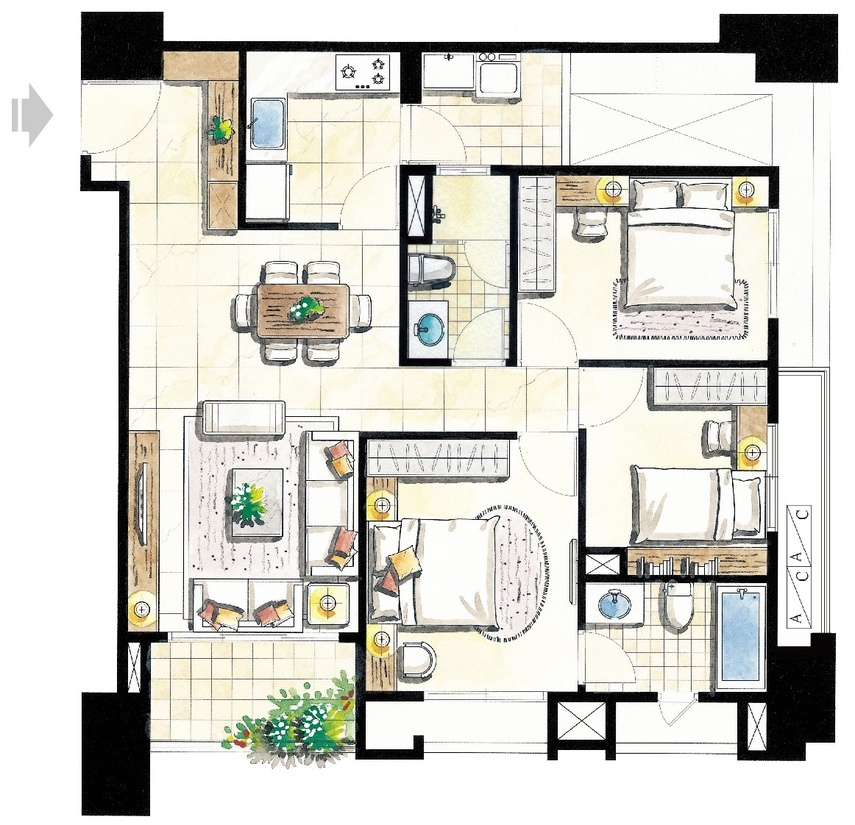
#> input picture images/FloorPlan (2).jpg, 855 x 825 px, shrunk from 1162 x 1122 before the run
$ python overlap.py
#> lines starting #> are read from the running program, lines starting #| are printed output that depends on the picture
### draw/draw_item.py
from typing import Optional, Tuple, List
from pathlib import Path
import numpy as np
import sys
import cv2

FILE = Path(__file__).resolve()
ROOT = FILE.parents[1]
OUTPUT_PATH_DEFAULT = ROOT / 'fengshui' / 'output'
sys.path.insert(0, str(ROOT))   # for import moduls

from fengshui.item import Item


def draw_bounding_boxes(image_path: Optional[Path] = None,
                        image: Optional[np.ndarray] = None,
                        color: Tuple[int, int, int] = (0, 0, 255),
                        item: Item = None,
                        thickness: int = 2) -> np.ndarray:
    """
    Draws bounding box on the image at the specified path or on the provided image array using the coordinates from the given Item.

    Parameters:
    - image_path (Optional[Path]): Path to the image file. Either image_path or image must be provided.
    - image (Optional[np.ndarray]): The image array. Either image_path or image must be provided.
    - item (Item): An instance of the Item class containing bounding box coordinates.
    - color (Tuple[int, int, int]): Color of the bounding box in BGR format. Default is red (0, 0, 255).
    - thickness (int): Thickness of the bounding box lines. Default is 2.

    Returns:
    - np.ndarray: The image with the bounding box drawn on it.

    Raises:
    - ValueError: If neither image_path nor image is provided.
    """
#> called with color = (0, 0, 255), thickness = 2
    if image is None and image_path is None:
        raise ValueError("Either image_path or image must be provided.")

    if image is None:
        image = cv2.imread(str(image_path))
#> image is the input picture: shape (825, 855, 3); mean B, G, R 204.9, 211.4, 212.5

    if image is None:
        raise ValueError("Image could not be loaded. Check the provided path or image array.")

    # Extract bounding box coordinates from the Item instance and convert to integers
    start_point = (int(item.x1), int(item.y1))
    end_point = (int(item.x2), int(item.y2))

    # Draw the rectangle on the image
    cv2.rectangle(image, start_point, end_point, color, thickness)

    # Add background rectangle for the text
    font = cv2.FONT_HERSHEY_SIMPLEX
    font_scale = 0.5
    font_thickness = 1
    text_color = (255, 255, 255)
    text = item.name

    # Calculate text size
    (text_width, text_height), baseline = cv2.getTextSize(text, font, font_scale, font_thickness)
    background_start_point = (start_point[0], start_point[1] - text_height - 5)
    background_end_point = (start_point[0] + text_width, start_point[1])

    # Draw background rectangle
    cv2.rectangle(image, background_start_point, background_end_point, color, thickness=cv2.FILLED)

    # Add text on top of the rectangle
    text_position = (start_point[0], start_point[1] - 5)
    cv2.putText(image, text, text_position, font, font_scale, text_color, font_thickness, lineType=cv2.LINE_AA)
#> call 2 of draw_bounding_boxes, with color = (0, 0, 255), thickness = 2
#> in draw_bounding_boxes (call 2), `cv2.putText(image, text, text_position, font, font_scale, text_color, ..`:
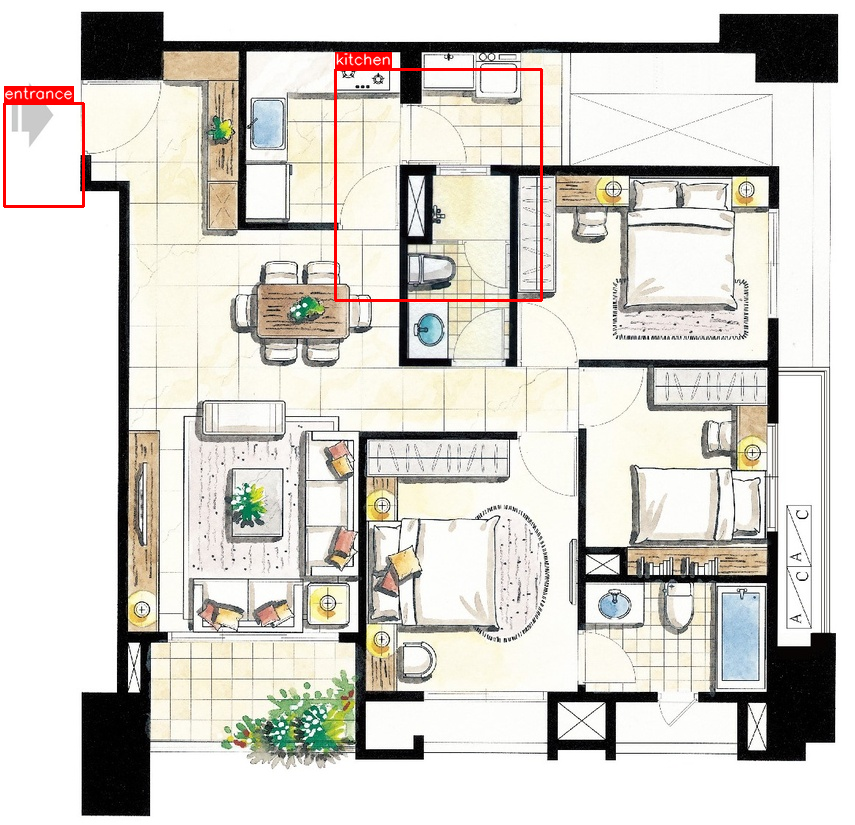
#> image: shape (825, 855, 3); mean B, G, R 203.3, 209.7, 212.7

    return image

# [17 lines left out: function draw_points_line, not called in this run]


def save_to_image(image: np.ndarray, file_name: str= 'bounding.jpg'):
    """
    Saves the given image to the specified file path.

    Parameters:
    - image (np.ndarray): The image to be saved.
    - file_name (Optional[str]): The name of the file to save the image as. Default is 'bounding.jpg'.

    Returns:
    - No return
    """

    OUTPUT_PATH_DEFAULT.mkdir(parents=True, exist_ok=True)
    file_path = OUTPUT_PATH_DEFAULT / file_name
    cv2.imwrite(str(file_path), image)
    return file_path

### fengshui/item.py
from typing import List, Optional, Dict

class Item:
    """
    Defines an object's name and its position on the floor plane for "overlap calculation" and "path obstacle detection".
    """
    def __init__(self, x1= 0.0, y1= 0.0, x2= 0.0, y2= 0.0, name= None, orientation= None):
        self.x1 = x1
        self.y1 = y1
        self.x2 = x2
        self.y2 = y2
        self.name = name
        self.orientation = orientation

    # [5 lines left out: function get_center, not called in this run]

    def get_projection_values(self) -> Dict[str, float]:
        # {min: float, max: float}
        if self.orientation == 'vertical':
            return {'min': self.x1, 'max': self.x2}
        elif self.orientation == 'horizontal':
            return {'min': self.y1, 'max': self.y2}
        else:
            raise ValueError(f"Invalid orientation '{self.orientation}'. Orientation must be 'vertical' or 'horizontal'.")

    # [7 lines left out: function get_length_value, not called in this run]

    def __repr__(self):
        return  f"Item ({self.x1}, {self.y1}, {self.x2}, {self.y2},'{self.name}', '{self.orientation}')"

### overlap/overlap.py
from pathlib import Path
from typing import List, Dict
import sys

# Path arrangement
FILE = Path(__file__).resolve()
ROOT = FILE.parents[1]
sys.path.insert(0, str(ROOT))  # for import modules

# Fengshui class
from fengshui.item import Item

from draw.draw_item import draw_bounding_boxes
from draw.draw_item import save_to_image

def order_points(items: List[Item]) -> Dict[str, dict]:
    """
    Order points by projection value, and return a dictionary with 4 ordered values.

    Parameters:
    - items (List[Item]): The list of items to be ordered.

    Returns:
    - Dict[str, dict]: A dictionary with 4 ordered points, each entry contains {value: float, item: Item}.
                       'value' is the projection value used for calculating rate,
                       'item' is the associated item used to check full coverage.

    Example:
    items = [
        Item(1, 2, 5, 6, name="Item A", orientation="vertical"),
        Item(3, 4, 7, 8, name="Item B", orientation="horizontal")
    ]
    result = order_points(items)
    {
        'first_point': {'value': 1, 'item': Item (1, 2, 5, 6, 'Item A', 'vertical')},
        'second_point': {'value': 2, 'item': Item (1, 2, 5, 6, 'Item A', 'vertical')},
        'third_point': {'value': 3, 'item': Item (3, 4, 7, 8, 'Item B', 'horizontal')},
        'fourth_point': {'value': 4, 'item': Item (3, 4, 7, 8, 'Item B', 'horizontal')}
    }
    """
    order_list = []

    for item in items:
        proj_dic = item.get_projection_values()
        order_list.append({'value': proj_dic['min'], 'item': item})
        order_list.append({'value': proj_dic['max'], 'item': item})

    # Sort by projection value
    order_list = sorted(order_list, key=lambda x: x['value'])

    order_dic = {}
    order_dic['first_point'] = order_list[0]
    order_dic['second_point'] = order_list[1]
    order_dic['third_point'] = order_list[2]
    order_dic['fourth_point'] = order_list[3]

    return order_dic

def check_full_coverage(order_dic: Dict[str, dict]) -> bool:
    """
    Checks if the first and fourth points in the order dictionary are from the same item,
    indicating full coverage.

    Parameters:
    - order_dic (Dict[str, dict]): A dictionary with 4 ordered points.

    Returns:
    - bool: True if the first and fourth points are from the same item, indicating full coverage;
            otherwise, False.
    """
    if order_dic['first_point']['item'] == order_dic['fourth_point']['item']:
        return True
    else:
        return False

def cal_inter_rate(order_dic: Dict[str, dict]) -> float:
    """
    Calculate the intersection-over-union (IoU) rate based on the ordered points.

    Parameters:
    - order_dic (Dict[str, dict]): A dictionary with 4 ordered points.

    Returns:
    - float: The intersection-over-union rate. If there is no intersection, returns 0.
    """
    # Have intersection I__|_I__| |_I_I_|
    if order_dic['first_point']['item'] != order_dic['second_point']['item']:
        union_range = order_dic['fourth_point']['value'] - order_dic['first_point']['value']
        inter_range = order_dic['third_point']['value'] - order_dic['second_point']['value']

        if inter_range >= 0 and union_range >0:
            return inter_range / union_range
        else:
             return 0.0
    else:  # No intersection I___I  |___|
        return 0.0

def overlap_rate(items: List[Item]) -> Dict[str, dict]:
    """
    Calculate the overlap rate and check full coverage for a list of items.

    Parameters:
    - items (List[Item]): The list of items to be checked.

    Returns:
    - Dict[str, dict]: A dictionary containing the items, overlap rate, and full coverage status.
    """
    result_dic = {
        'items': items,
        'rate': 0.0,
        'full_coverage': False
    }

    if items[0].orientation == items[1].orientation:  # Same orientation
        order_dic = order_points(items=items)  # Get order by projection value
        result_dic['full_coverage'] = check_full_coverage(order_dic)
        result_dic['rate'] = cal_inter_rate(order_dic)

        if result_dic['rate'] == 1:
            result_dic['full_coverage'] = True


    return result_dic

if __name__ == '__main__':
    # Define the items
    items = [
        Item(702.2831420898438, 584.4522705078125, 785.9961547851562, 680.3616943359375, 'door', 'horizontal'),
        Item(106.75611877441406, 106.28368377685547, 223.01071166992188, 212.30514526367188, 'door', 'horizontal'),
        Item(785.08642578125, 497.03765869140625, 879.02880859375, 583.862548828125, 'door', 'vertical'),
        Item(704.1438598632812, 406.7515869140625, 786.35986328125, 498.7106018066406, 'door', 'vertical'),
        Item(784.2705688476562, 854.5673217773438, 869.21044921875, 933.338623046875, 'door', 'horizontal'),
        Item(459.5932312011719, 219.94772338867188, 544.4046630859375, 314.1328430175781, 'door', 'vertical'),
        Item(614.6255493164062, 415.4562683105469, 689.44873046875, 496.7417297363281, 'door', 'horizontal'),
        Item(550.9129638671875, 139.6213836669922, 641.0330200195312, 223.3002471923828, 'door', 'horizontal'),
        Item(624.34619140625, 322.4889831542969, 691.6366577148438, 393.45184326171875, 'door', 'vertical')
    ]
    test = [
        Item(4.2847514152526855, 103.40266418457031, 83.41145324707031, 206.95797729492188,'entrance', 'horizontal'),
        Item(335.0831604003906, 69.35748291015625, 541.446044921875, 300.3077392578125,'kitchen', 'horizontal')
    ]

    items = [items[0],items[3]]
    items =  test


    image_path = ROOT / 'images' / 'FloorPlan (2).jpg'
    image = draw_bounding_boxes(image_path=image_path, item=items[0])
    image = draw_bounding_boxes(image=image, item=items[1])
    save_to_image(image=image,file_name='test.jpg')

    result = overlap_rate(items)
    print(result)

    order_result = order_points(items)
    print("Order Result:")
    print(order_result)

    full_coverage_result = check_full_coverage(order_result)
    print("Full Coverage Result:")
    print(full_coverage_result)

    inter_rate_result = cal_inter_rate(order_result)
    print("Intersection Rate Result:")
    print(inter_rate_result)

$ run again, with images/FloorPlan (97).jpg copied over images/FloorPlan (2).jpg
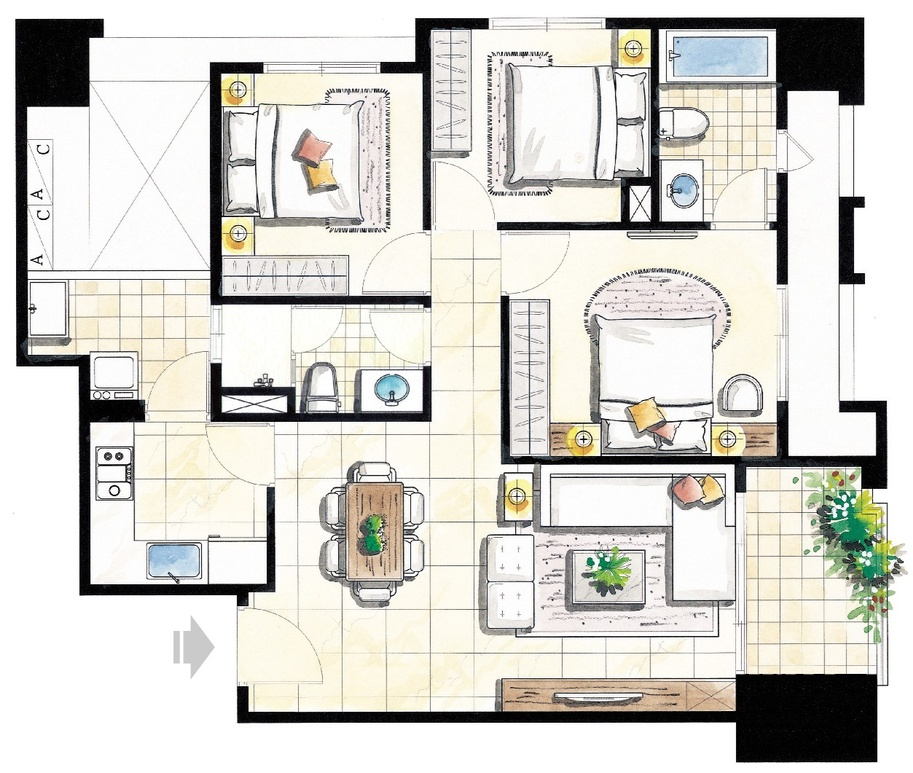
#> input picture images/FloorPlan (97).jpg, 913 x 773 px, shrunk from 1253 x 1061 before the run
#> in draw_bounding_boxes, image is the input picture: shape (773, 913, 3); mean B, G, R 205.7, 211.5, 212.9
#> in draw_bounding_boxes (call 2), `cv2.putText(image, text, text_position, font, font_scale, text_color, ..`:
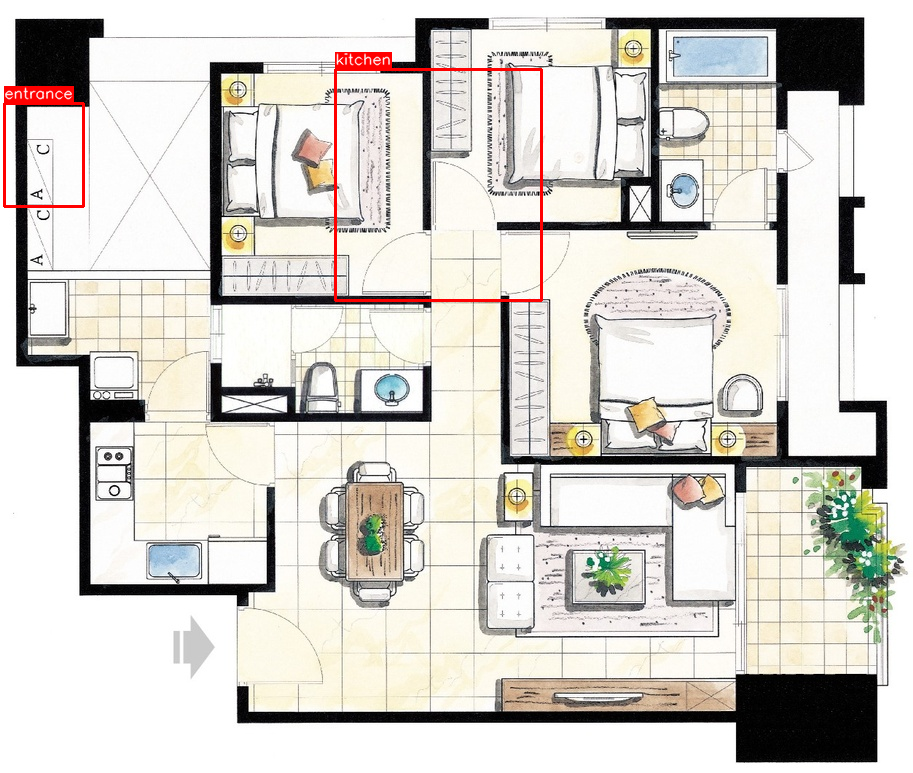
#> image: shape (773, 913, 3); mean B, G, R 204.5, 210.3, 213.6

$ run again, with images/different_ori.jpg copied over images/FloorPlan (2).jpg
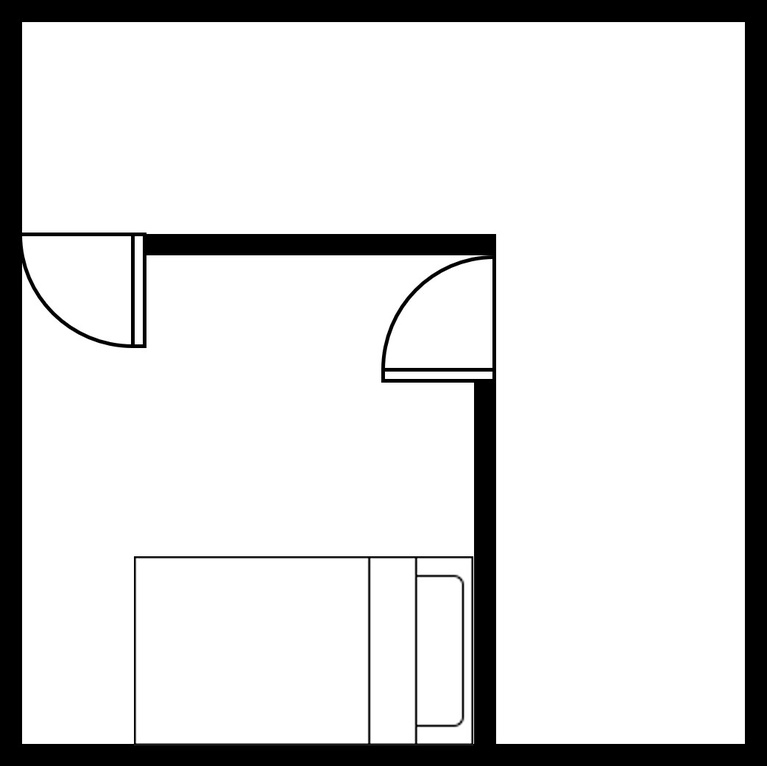
#> input picture images/different_ori.jpg, 767 x 766 px, shrunk from 1042 x 1041 before the run
#> in draw_bounding_boxes, image is the input picture: shape (766, 767, 3); min 0, max 255, mean 216.9
#> in draw_bounding_boxes (call 2), `cv2.putText(image, text, text_position, font, font_scale, text_color, ..`:
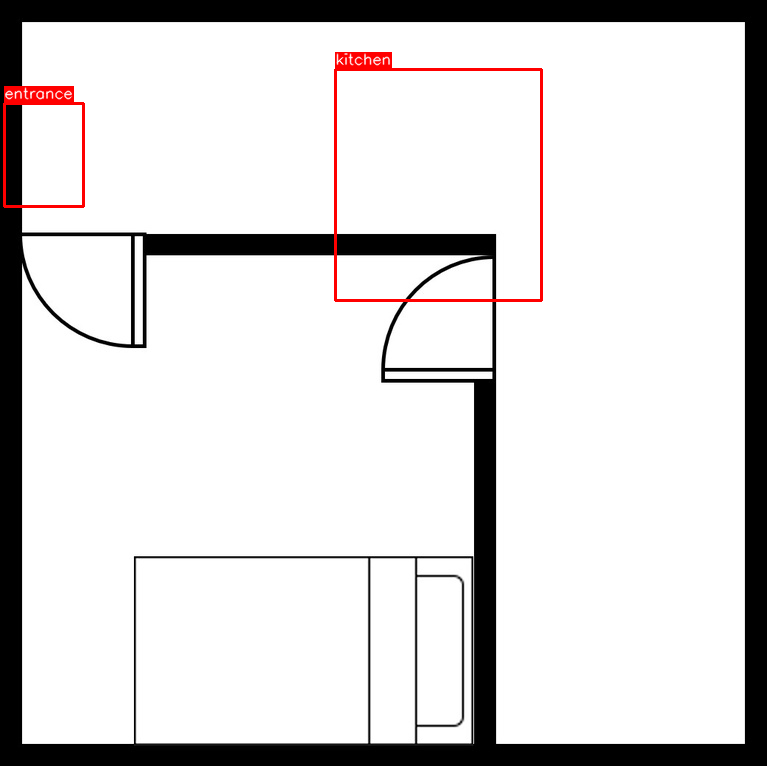
#> image: shape (766, 767, 3); mean B, G, R 214.9, 214.9, 217.3
